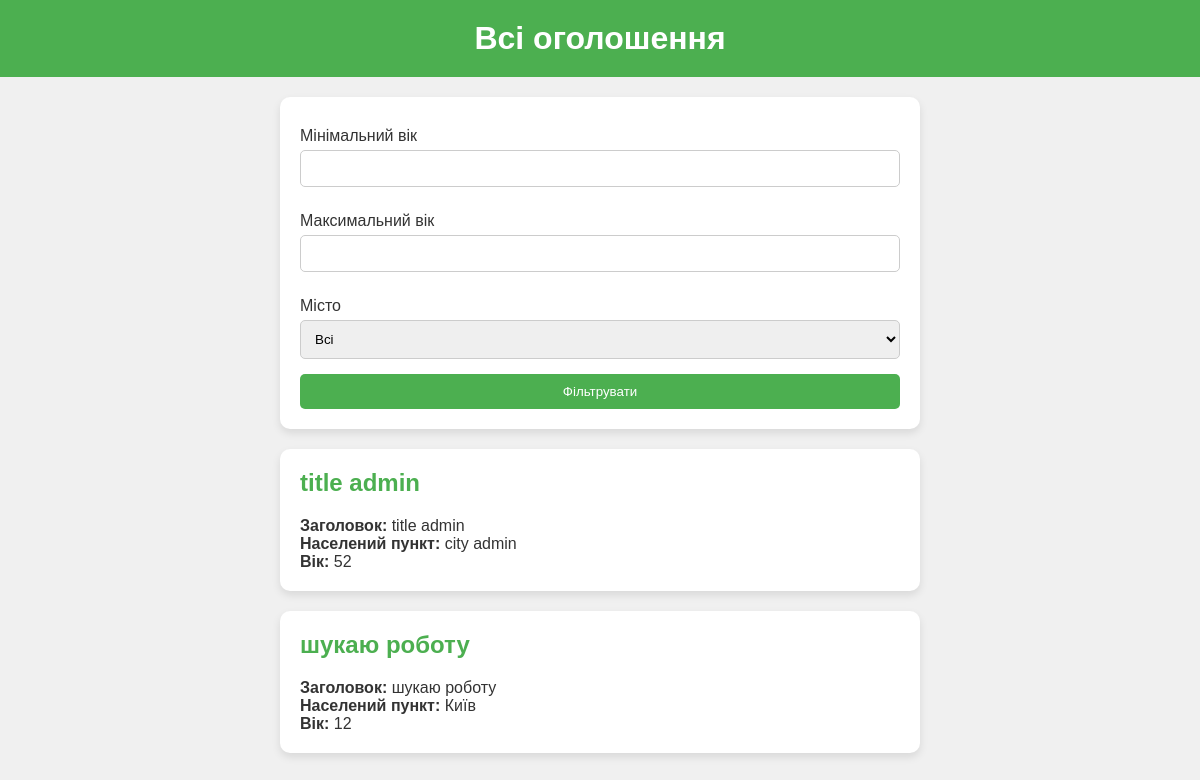
Before: /advertisements/ with the older database file.
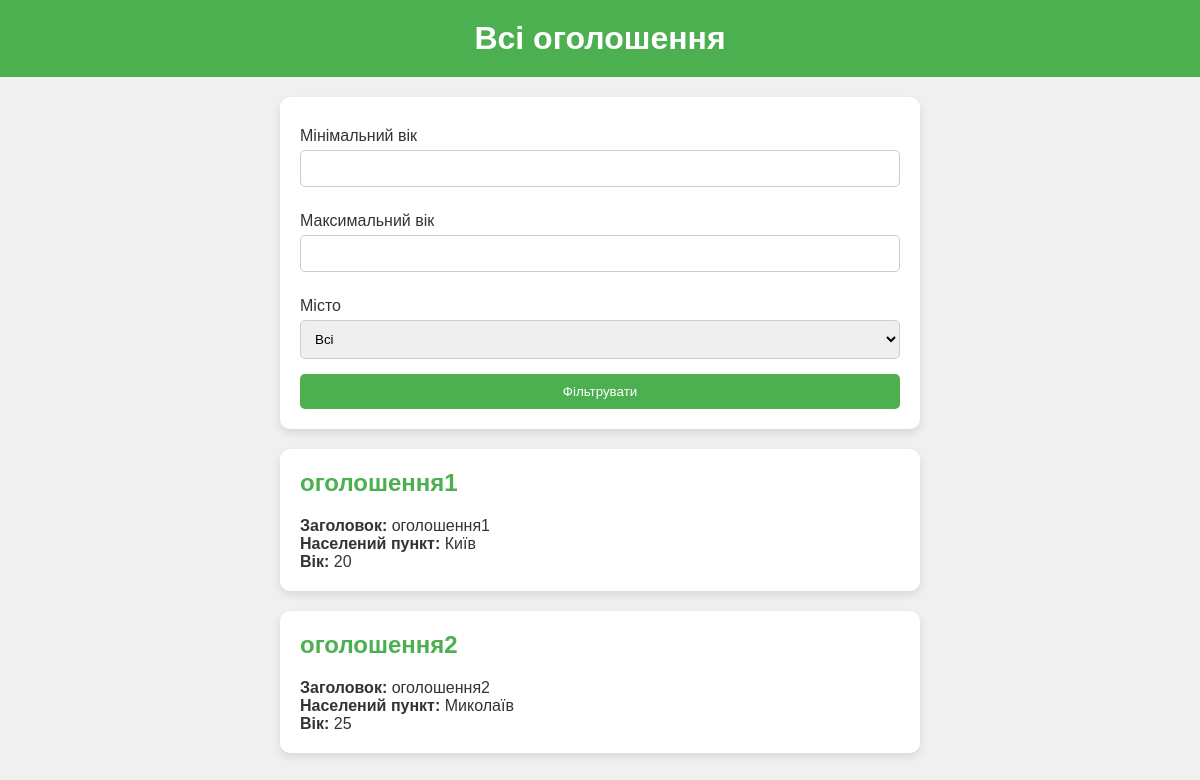
After: the same page with the newer database file.
### numo/models.py (models this page shows, shortened)
class Advertisement(models.Model):
    user = models.OneToOneField(settings.AUTH_USER_MODEL, on_delete=models.CASCADE)
    title = models.CharField(max_length=100)
    description = models.TextField()
    phone_number = models.CharField(max_length=20)
    city = models.CharField(max_length=50)
    age = models.PositiveIntegerField()
    id = models.AutoField(primary_key=True)

### numo/views.py (the view)
# urls.py: path('advertisements/', views.advertisement_list, name='advertisement_list'),
def advertisement_list(request):
    advertisements = Advertisement.objects.all()
    if request.method == 'GET':
        form = AdvertisementFilterForm(request.GET, cities=Advertisement.objects.values_list('city', flat=True).distinct())
        if form.is_valid():
            min_age = form.cleaned_data.get('min_age')
            max_age = form.cleaned_data.get('max_age')
            city = form.cleaned_data.get('city')
            if min_age is not None:
                advertisements = advertisements.filter(age__gte=min_age)
            if max_age is not None:
                advertisements = advertisements.filter(age__lte=max_age)
            if city:
                advertisements = advertisements.filter(city=city)
    else:
        form = AdvertisementFilterForm(cities=Advertisement.objects.values_list('city', flat=True).distinct())
    return render(request, 'advertisement_list.html', {'form': form, 'advertisements': advertisements})

### numo/forms.py
class AdvertisementFilterForm(forms.Form):
    age = forms.IntegerField(required=False, label='Вік')
    min_age = forms.IntegerField(required=False, label='Мінімальний вік')
    max_age = forms.IntegerField(required=False, label='Максимальний вік')
    city = forms.ChoiceField(required=False, label='Місто')
    danger = forms.ChoiceField(required=False, choices=[('', 'Всі'), ('A', 'A'), ('B', 'B'), ('C', 'C'), ('D', 'D')], label='Клас небезпеки')
    min_payment = forms.DecimalField(required=False, label='Мінімальна оплата', min_value=0)
    danger_class = forms.ChoiceField(
        required=False,
        choices=[('', 'Всі')] + [(choice, choice) for choice in ['A', 'B', 'C', 'D']],
        label='Клас небезпеки'
    )
    def __init__(self, *args, **kwargs):
        cities = kwargs.pop('cities', [])
        super().__init__(*args, **kwargs)
        self.fields['city'].choices = [('', 'Всі')] + [(city, city) for city in sorted(cities)]

### numo/templates/advertisement_list.html (shortened to what this page needs)
<!DOCTYPE html>
<html lang="en">
<head>
</head>
<body>
    <h1>Всі оголошення</h1>
    <div class="filter-form">
        <form method="get">
            <label for="id_min_age">Мінімальний вік</label>
            <input type="number" name="min_age" id="id_min_age" value="{{ form.min_age.value }}">
            <label for="id_max_age">Максимальний вік</label>
            <input type="number" name="max_age" id="id_max_age" value="{{ form.max_age.value }}">
            <label for="id_city">Місто</label>
            <select name="city" id="id_city">
                {% for value, label in form.city.field.choices %}
                    <option value="{{ value }}" {% if form.city.value == value %}selected{% endif %}>{{ label }}</option>
                {% endfor %}
            </select>
            <button type="submit">Фільтрувати</button>
        </form>
    </div>
    <ul>
        {% if advertisements %}
            {% for advertisement in advertisements %}
                <li>
                    <a href="{% url 'advertisement_detail' advertisement.id %}">
                        <h2>{{ advertisement.title }}</h2>
                    </a>
                    <strong>Заголовок:</strong> {{ advertisement.title }}<br>
                    <strong>Населений пункт:</strong> {{ advertisement.city }}<br>
                    <strong>Вік:</strong> {{ advertisement.age }}<br>
                </li>
            {% endfor %}
        {% else %}
            <p>No advertisements available.</p>
        {% endif %}
    </ul>
</body>
</html>

### numo/templates/advertisement_list.html (style rules this page uses)
body { font-family: 'Arial', sans-serif; margin: 0; padding: 0; background-color: #f0f0f0; color: #333; }
h1 { text-align: center; padding: 20px; background-color: #4CAF50; color: white; margin: 0; }
.filter-form { max-width: 600px; margin: 20px auto; padding: 20px; background: white; border-radius: 10px; box-shadow: 0 4px 8px rgba(0,0,0,0.1); }
.filter-form form { display: flex; flex-direction: column; }
.filter-form label { margin: 10px 0 5px; }
.filter-form input, .filter-form select { padding: 10px; margin-bottom: 15px; border: 1px solid #ccc; border-radius: 5px; }
.filter-form button { padding: 10px; background-color: #4CAF50; color: white; border: none; border-radius: 5px; cursor: pointer; transition: background-color 0.3s; }
ul { list-style-type: none; padding: 0; }
li { background: white; margin: 15px 20px; padding: 20px; border-radius: 10px; box-shadow: 0 4px 8px rgba(0,0,0,0.1); transition: transform 0.3s, box-shadow 0.3s; }
h2 { margin-top: 0; color: #4CAF50; }
a { text-decoration: none; color: inherit; }
@media (min-width: 600px) { li { margin: 20px auto; max-width: 600px; } }

Changed rows visible on the page:
removed Advertisement: title "title admin", city "city admin", age "52"
removed Advertisement: title "шукаю роботу", city "Київ", age "12"
added Advertisement: title "оголошення1", city "Київ", age "20"
added Advertisement: title "оголошення2", city "Миколаїв", age "25"
